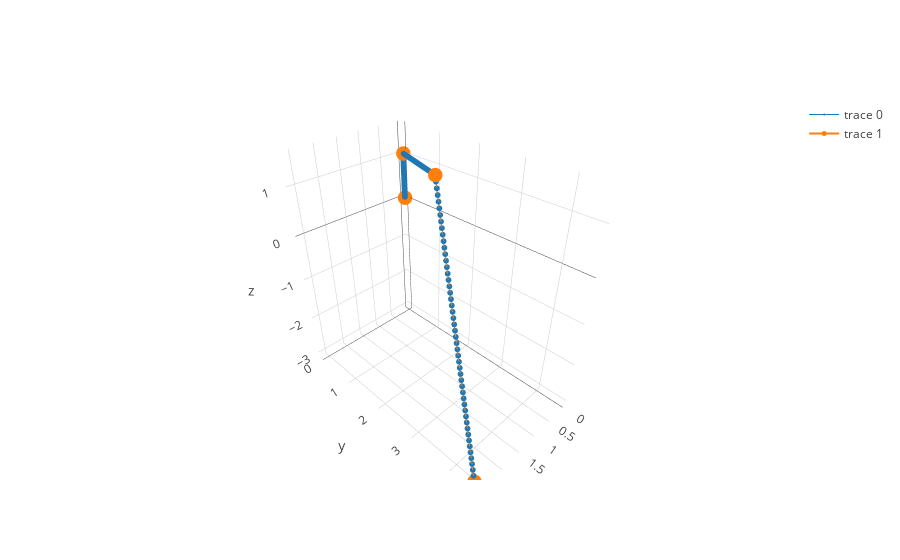

Source (notebook cell):
### Code cell
view.plotrobot(robot1)

### Figure 1 — Plotly figure (JSON) as saved in the notebook; plotly's stock layout.template omitted (floating-point values rounded to 4 significant figures; data arrays with more than 128 entries replaced by an {"elided": "..."} marker saying what was removed)
{"data": [{"line": {"color": "#1f77b4", "width": 1}, "marker": {"size": 2}, "type": "scatter3d", "uid": "3fe4b3b3-f6ba-47d7-b1f1-1237ee523c27", "x": {"elided": "150 float values"}, "y": {"elided": "150 float values"}, "z": {"elided": "150 float values"}}, {"line": {"color": "#ff7f0e", "width": 2}, "marker": {"size": 5}, "type": "scatter3d", "uid": "5a23a63d-0663-4e2f-af9c-59a09216d9d3", "x": [0, 0, 1.299, 2.598], "y": [0, 0, 2.25, 4.5], "z": [0, 1, 1.5, -3.0]}], "layout": {}}
